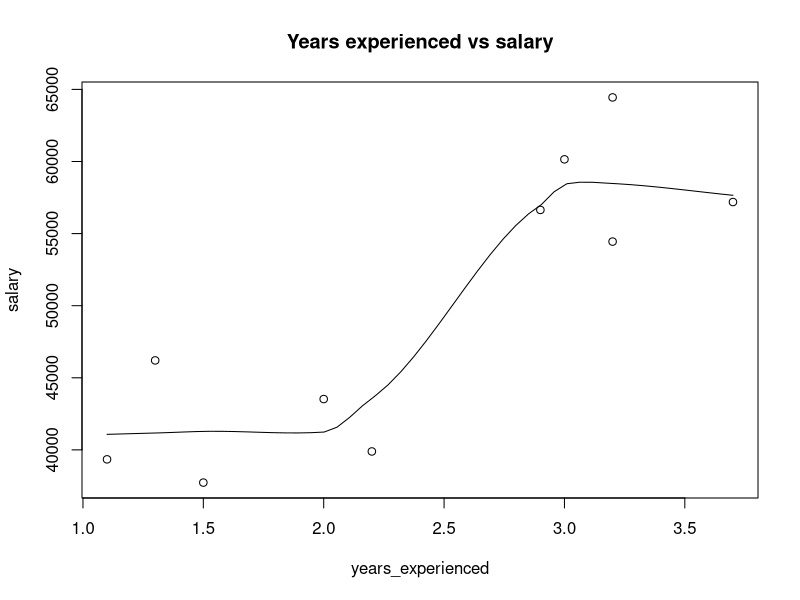
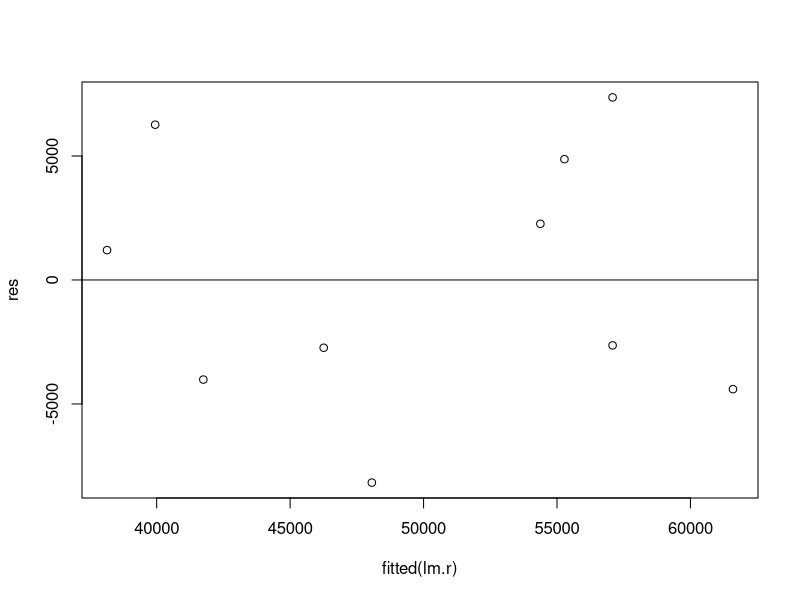

Write R code to recreate these figures, in order.
# Assignment for week1 A: Data Mining 

# Create a vector for years_experienced and salary 
years_experienced = c(1.1,1.3, 1.5, 2.0, 2.2, 2.9, 3.0, 3.2, 3.2, 3.7)
salary = c(39343, 46205, 37731, 43525, 39891, 56642, 60150, 54445, 64445, 57189)

# Create a data frame with years_experienced and salary
trainingset = data.frame(years_experienced, salary)
#plot a scatter plot to see the relationship between salary and years of experience
scatter.smooth(years_experienced, salary, main='Years experienced vs salary')
library(caTools)
# Get the linear regression model
lm.r= lm(formula = salary ~ years_experienced,
         data = trainingset)
summary(lm.r) # Get summary of regression model

# Check if residuals follow homoscedasticity
#define residuals
res <- resid(lm.r)

#produce residual vs. fitted plot
plot(fitted(lm.r), res)

#add a horizontal line at 0 
abline(0,0)
